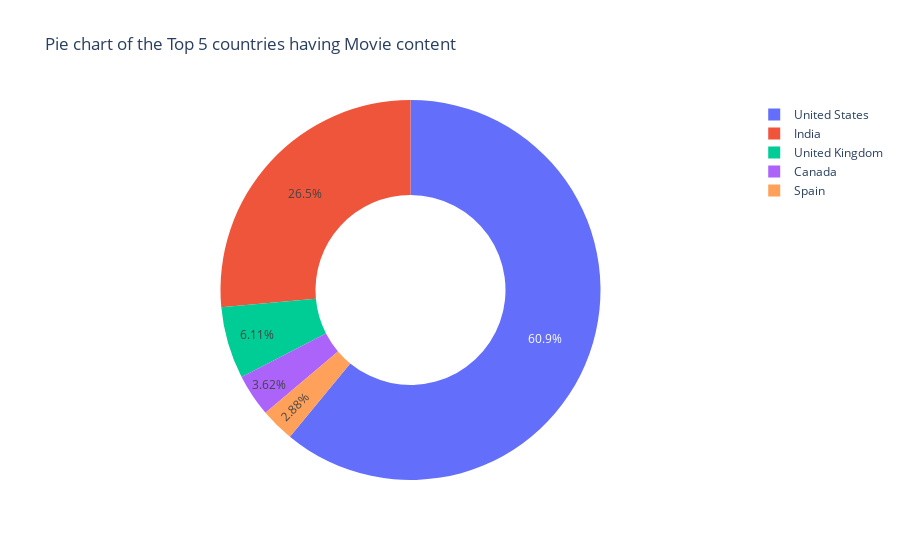

The notebook cell saved with this chart:
### Code cell
fig = px.pie(data,values=y,names=y.index,title='Pie chart of the Top 5 countries having Movie content',hole=0.5)
fig.show()

### Figure 1 — Plotly figure (JSON) as saved in the notebook; plotly's stock layout.template omitted (floating-point values rounded to 4 significant figures)
{"data": [{"domain": {"x": [0, 1], "y": [0, 1]}, "hole": 0.5, "hovertemplate": "label=%{label}<br>value=%{value}<extra></extra>", "labels": ["United States", "India", "United Kingdom", "Canada", "Spain"], "legendgroup": "", "name": "", "showlegend": true, "type": "pie", "values": [2055, 892, 206, 122, 97]}], "layout": {"legend": {"tracegroupgap": 0}, "title": {"text": "Pie chart of the Top 5 countries having Movie content"}}}
